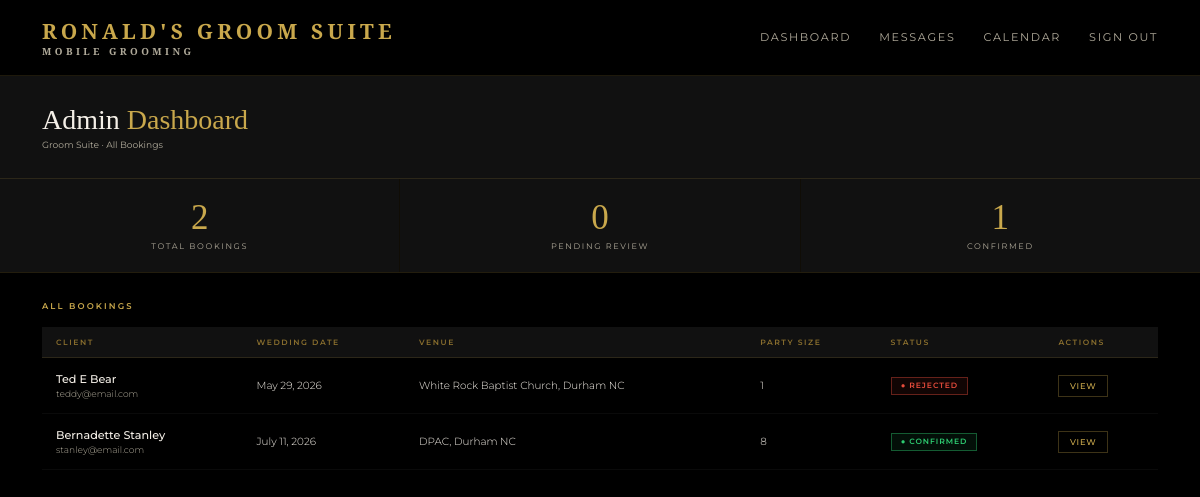
Page /admin (signed in) on the earlier database version.
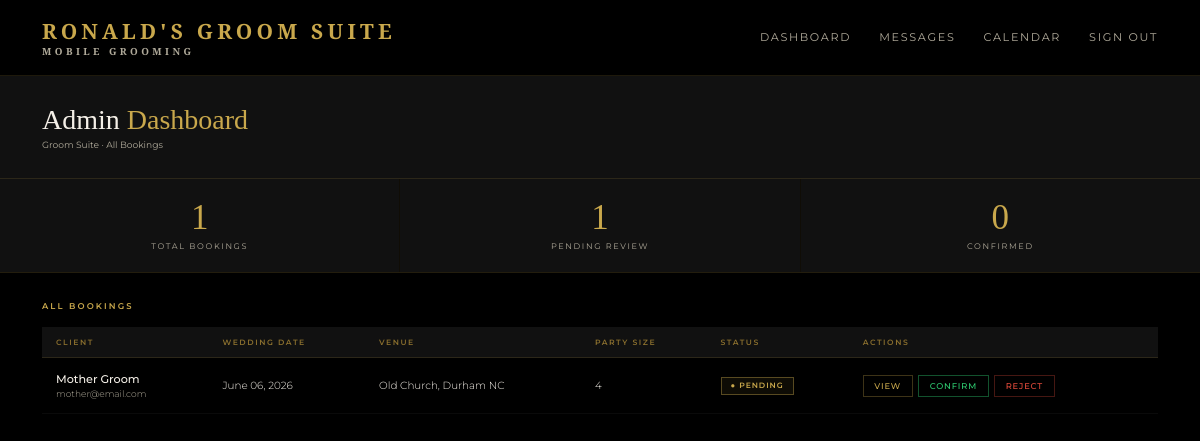
Same page on the later database version.
### models.py (models this page shows)
class Booking(db.Model):
    id = db.Column(db.Integer, primary_key=True)
    wedding_date = db.Column(db.String(50), nullable=False)
    venue = db.Column(db.String(200), nullable=False)
    start_time = db.Column(db.String(20))
    party_size = db.Column(db.Integer, default=1)
    package = db.Column(db.String(100))
    addons = db.Column(db.String(200))
    notes = db.Column(db.Text)
    status = db.Column(db.String(20), default='pending')
    created_at = db.Column(db.DateTime, default=datetime.utcnow)
    user_id = db.Column(db.Integer, db.ForeignKey('user.id'), nullable=False)
    party_members = db.relationship('PartyMember', backref='booking', lazy=True)
    messages = db.relationship('Message', backref='booking_messages', lazy=True, foreign_keys='Message.booking_id')

class User(UserMixin, db.Model):
    id = db.Column(db.Integer, primary_key=True)
    name = db.Column(db.String(100), nullable=False)
    email = db.Column(db.String(120), unique=True, nullable=False)
    password = db.Column(db.String(200), nullable=False)
    role = db.Column(db.String(20), default='client')
    phone = db.Column(db.String(20))
    password_changed = db.Column(db.Boolean, default=False)
    bookings = db.relationship('Booking', backref='client', lazy=True)

### routes.py (the view)
    @app.route('/admin')
    @login_required
    @admin_required
    def admin_dashboard():
        bookings = Booking.query.order_by(Booking.wedding_date).all()
        total = len(bookings)
        pending = len([b for b in bookings if b.status == 'pending'])
        confirmed = len([b for b in bookings if b.status == 'confirmed'])
        from collections import Counter
        date_counts = Counter(b.wedding_date for b in bookings)
        conflict_dates = {date for date, count in date_counts.items() if count > 1}
        return render_template('admin/dashboard.html',
            bookings=bookings,
            total=total,
            pending=pending,
            confirmed=confirmed,
            conflict_dates=conflict_dates)

### app.py (called while the page is built)
@app.template_filter('format_date')
def format_date(value):
    try:
        return datetime.strptime(value, '%Y-%m-%d').strftime('%B %d, %Y')
    except:
        return value

### auth.py (called while the page is built)
def register_routes(app, login_manager):
    @login_manager.user_loader
    def load_user(user_id):
        return db.session.get(User, int(user_id))
    @app.route('/login', methods=['GET', 'POST'])
    def login():
        if request.method == 'POST':
            email = request.form.get('email')
            password = request.form.get('password')
            user = User.query.filter_by(email=email).first()
            if user and check_password_hash(user.password, password):
                login_user(user)
                if user.role == 'admin':
                    return redirect(url_for('index'))
                return redirect(url_for('portal'))
            flash('Invalid email or password')
        return render_template('login.html')
    @app.route('/logout')
    @login_required
    def logout():
        logout_user()
        return redirect(url_for('index'))

### routes.py (called while the page is built)
def admin_required(f):
    @wraps(f)
    def decorated_function(*args, **kwargs):
        if not current_user.is_authenticated or current_user.role != 'admin':
            return redirect(url_for('index'))
        return f(*args, **kwargs)
    return decorated_function

### templates/admin/dashboard.html (shortened to what this page needs)
{% extends 'base.html' %}
{% block content %}
<div class="admin-header">
  <div>
    <h1 class="admin-title">Admin <span>Dashboard</span></h1>
    <p class="admin-meta">Groom Suite · All Bookings</p>
  </div>
</div>
<div class="stats-bar">
  <div class="stat-card">
    <div class="stat-value">{{ total }}</div>
    <div class="stat-label">Total Bookings</div>
  </div>
  <div class="stat-card">
    <div class="stat-value">{{ pending }}</div>
    <div class="stat-label">Pending Review</div>
  </div>
  <div class="stat-card">
    <div class="stat-value">{{ confirmed }}</div>
    <div class="stat-label">Confirmed</div>
  </div>
</div>
<div class="admin-body">
  <div class="table-header">
    <div class="table-title">All Bookings</div>
  </div>
  {% if bookings %}
  <table class="bookings-table">
    <thead>
      <tr>
        <th>Client</th>
        <th>Wedding Date</th>
        <th>Venue</th>
        <th>Party Size</th>
        <th>Status</th>
        <th>Actions</th>
      </tr>
    </thead>
    <tbody>
      {% for booking in bookings %}
      <tr class="{% if booking.wedding_date in conflict_dates %}conflict-row{% endif %}">
        <td>
          <div class="client-name">{{ booking.client.name }}</div>
          <div class="client-email">{{ booking.client.email }}</div>
        </td>
        <td>{{ booking.wedding_date | format_date }}</td>
        <td>{{ booking.venue }}</td>
        <td>{{ booking.party_size }}</td>
        <td>
          <span class="badge badge-{{ booking.status }}">
            ● {{ booking.status|capitalize }}
          </span>
        </td>
        <td>
          <div class="action-btns">
            <a href="{{ url_for('booking_detail', id=booking.id) }}" class="action-btn action-view">
              View
              {% set unread = booking.messages | selectattr('read', 'equalto', False) | selectattr('sender_id', 'ne', current_user.id) | list | length %}
            </a>
            {% if booking.status == 'pending' %}
            <a href="{{ url_for('confirm_booking', id=booking.id) }}" class="action-btn action-confirm">Confirm</a>
            <a href="{{ url_for('reject_booking', id=booking.id) }}" class="action-btn action-reject">Reject</a>
            {% endif %}
          </div>
        </td>
      </tr>
      {% endfor %}
    </tbody>
  </table>
  {% else %}
  <div class="empty-state">
    <p>No bookings yet. They'll appear here once clients submit inquiries.</p>
  </div>
  {% endif %}
</div>
{% endblock %}

### templates/base.html (shortened to what this page needs)
<!DOCTYPE html>
<html lang="en">
<head>
  <link rel="stylesheet" href="{{ url_for('static', filename='css/style.css') }}?v={{ range(1, 99999) | random }}">
</head>
<body>
  <nav class="navbar">
    <div class="nav-logo">Ronald's Groom Suite <span>Mobile Grooming</span></div>
    <div class="nav-links">
      {% if current_user.is_authenticated %}
        {% if current_user.role == 'admin' %}
          <a href="{{ url_for('admin_dashboard') }}">Dashboard</a>
          <a href="{{ url_for('admin_dashboard') }}">Messages {% if unread_count > 0 %}<span class="unread-badge">{{ unread_count }}</span>{% endif %}</a>
          <a href="{{ url_for('admin_calendar') }}">Calendar</a>
        {% else %}
          <a href="{{ url_for('portal') }}">My Booking</a>
          <a href="{{ url_for('portal_messages') }}">Messages {% if unread_count > 0 %}<span class="unread-badge">{{ unread_count }}</span>{% endif %}</a>
        {% endif %}
        <a href="{{ url_for('logout') }}">Sign Out</a>
      {% else %}
        <a href="{{ url_for('index') }}">Home</a>
        <a href="{{ url_for('inquiry') }}">Book Now</a>
        <a href="{{ url_for('login') }}">Login</a>
      {% endif %}
    </div>
  </nav>
  {% block content %}{% endblock %}
</body>
</html>

### static/css/style.css (style rules this page uses)
*, *::before, *::after { box-sizing: border-box; margin: 0; padding: 0; }
:root { --gold: #C9A84C; --gold-light: #E8C96A; --gold-dim: #8a6f2e; --black: #000000; --black-2: #111111; --black-3: #1A1A1A; --black-5: #2C2C2C; --white: #F5F0E8; --white-dim: #b0aa9a; --font-display: 'Cormorant Garamond', serif; --font-body: 'Montserrat', sans-serif; }
html { font-size: 14px; }
body { font-family: var(--font-body); background: var(--black); color: var(--white); min-height: 100vh; }
.navbar { display: flex; align-items: center; justify-content: space-between; padding: 1.2rem 3rem; background: rgba(0,0,0,0.95); border-bottom: 1px solid rgba(201,168,76,0.15); position: sticky; top: 0; z-index: 100; }
.nav-logo { font-family: var(--font-display); font-size: 1.5rem; font-weight: 600; color: var(--gold); letter-spacing: 0.2em; text-transform: uppercase; }
.nav-logo span { display: block; font-size: 0.7rem; letter-spacing: 0.35em; color: var(--white-dim); }
.nav-links { display: flex; gap: 2rem; }
.nav-links a { font-size: 0.8rem; letter-spacing: 0.15em; text-transform: uppercase; color: var(--white-dim); text-decoration: none; transition: color 0.2s; }
.admin-header { padding: 2rem 3rem; background: var(--black-2); border-bottom: 1px solid rgba(201,168,76,0.15); display: flex; align-items: center; justify-content: space-between; }
.admin-title { font-family: var(--font-display); font-size: 2rem; font-weight: 300; }
.admin-title span { color: var(--gold); }
.admin-meta { font-size: 0.65rem; color: var(--white-dim); margin-top: 0.25rem; }
.stats-bar { display: grid; grid-template-columns: repeat(3, 1fr); gap: 1px; background: rgba(201,168,76,0.08); border-bottom: 1px solid rgba(201,168,76,0.1); }
.stat-card { background: var(--black-2); padding: 1.5rem 2rem; text-align: center; }
.stat-value { font-family: var(--font-display); font-size: 2.5rem; font-weight: 300; color: var(--gold); line-height: 1; }
.stat-label { font-size: 0.58rem; letter-spacing: 0.2em; text-transform: uppercase; color: var(--white-dim); margin-top: 0.4rem; }
.admin-body { padding: 2rem 3rem; }
.table-header { display: flex; align-items: center; justify-content: space-between; margin-bottom: 1.2rem; }
.table-title { font-size: 0.6rem; letter-spacing: 0.25em; text-transform: uppercase; color: var(--gold); font-weight: 600; }
.bookings-table { width: 100%; border-collapse: collapse; font-size: 0.74rem; }
.bookings-table th { text-align: left; font-size: 0.55rem; letter-spacing: 0.2em; text-transform: uppercase; color: var(--gold-dim); font-weight: 600; padding: 0.75rem 1rem; border-bottom: 1px solid rgba(201,168,76,0.15); background: var(--black-2); }
.bookings-table td { padding: 1rem; border-bottom: 1px solid rgba(255,255,255,0.04); color: var(--white); font-weight: 300; }
.client-name { font-weight: 500; font-size: 0.8rem; }
.client-email { font-size: 0.65rem; color: var(--white-dim); margin-top: 2px; }
.badge { display: inline-flex; align-items: center; gap: 0.3rem; padding: 0.25rem 0.65rem; font-size: 0.55rem; letter-spacing: 0.12em; text-transform: uppercase; font-weight: 600; border: 1px solid; }
.badge-pending { border-color: rgba(201,168,76,0.4); color: var(--gold); background: rgba(201,168,76,0.07); }
.action-btns { display: flex; gap: 0.4rem; flex-wrap: wrap; }
.action-btn { padding: 0.35rem 0.75rem; font-size: 0.6rem; letter-spacing: 0.1em; text-transform: uppercase; font-family: var(--font-body); font-weight: 500; border: 1px solid; background: transparent; cursor: pointer; transition: all 0.15s; text-decoration: none; display: inline-block; }
.action-confirm { border-color: rgba(46,204,113,0.4); color: #2ecc71; }
.action-reject { border-color: rgba(231,76,60,0.3); color: #e74c3c; }
.action-view { border-color: rgba(201,168,76,0.3); color: var(--gold); }

Differences in the rows shown:
removed Booking: client.name "Ted E Bear", client.email "teddy@email.com", wedding_date "May 29, 2026", venue "White Rock Baptist Church, Durham NC", party_size "1", status "REJECTED"
removed Booking: client.name "Bernadette Stanley", client.email "stanley@email.com", wedding_date "July 11, 2026", venue "DPAC, Durham NC", party_size "8", status "CONFIRMED"
added Booking: client.name "Mother Groom", client.email "mother@email.com", wedding_date "June 06, 2026", venue "Old Church, Durham NC", party_size "4", status "PENDING"
Other differences:
{{ total }}: "2" → "1"
{{ pending }}: "0" → "1"
{{ confirmed }}: "1" → "0"
